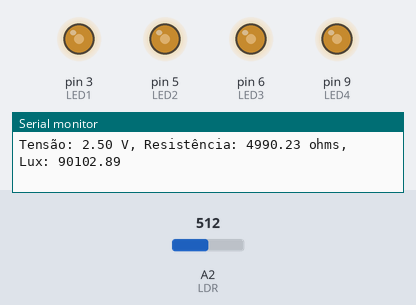
This sketch was run on a simulated Arduino Uno, built with avr-gcc and run on an emulated ATmega328P. Parts: output pins drawn as LEDs (lit = HIGH), the last lines printed to the serial monitor. The inputs (shaded band) are chosen by the test bench; at power-on: A2 (LDR) = 512.

Above: at 1.2 s.
1.3 s: A2 (LDR) set to 24
At 2.7 s:
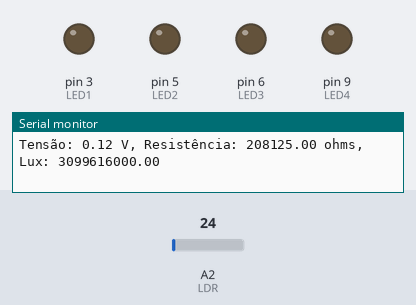
3.0 s: A2 (LDR) set to 19
5.4 s: A2 (LDR) set to 210
At 5.8 s:
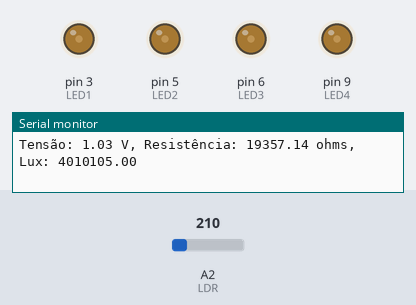
6.9 s: A2 (LDR) set to 610
At 8.1 s:
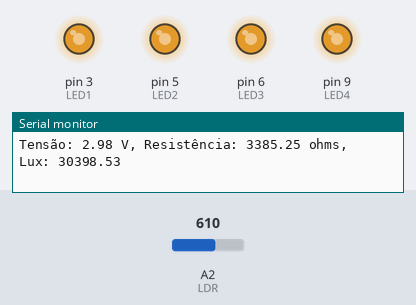
8.5 s: A2 (LDR) set to 810
At 10.1 s:
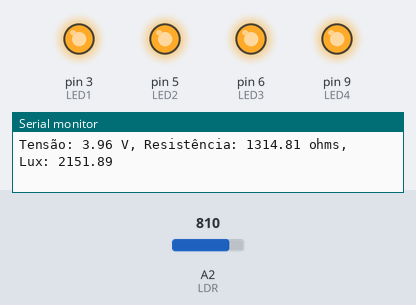
10.5 s: A2 (LDR) set to 790
At 12.1 s:
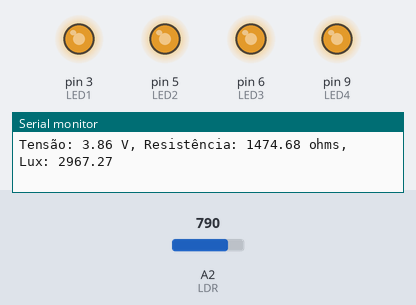
Timing chart, 0 to 13.4 s (numbered marks = the images above; inputs shaded):
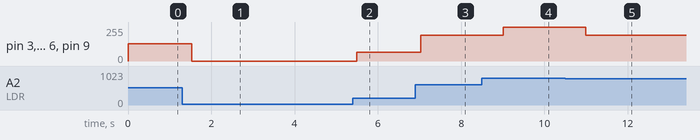

Measured:
- after the input at 1.3 s, pin 3 (LED1), pin 5 (LED2), pin 6 (LED3), pin 9 (LED4): 128/255 → 0/255 after 0.23 s
- after the input at 5.4 s, pin 3 (LED1), pin 5 (LED2), pin 6 (LED3), pin 9 (LED4): 0/255 → 64/255 after 0.10 s
- after the input at 6.9 s, pin 3 (LED1), pin 5 (LED2), pin 6 (LED3), pin 9 (LED4): 64/255 → 192/255 after 0.13 s
- after the input at 8.5 s, pin 3 (LED1), pin 5 (LED2), pin 6 (LED3), pin 9 (LED4): 192/255 → 255/255 after 0.51 s
- after the input at 10.5 s, pin 3 (LED1), pin 5 (LED2), pin 6 (LED3), pin 9 (LED4): 255/255 → 192/255 after 0.49 s

The sketch:

sketch_sistem_A_multitasking.ino
```cpp
#include <Arduino_FreeRTOS.h>

// Definição dos pinos
#define LDR A2
#define LED1 3
#define LED2 5
#define LED3 6
#define LED4 9
#define FIXED_RESISTOR 5000 // Resistor fixo de 5kΩ
#define SUPPLY_VOLTAGE 5.0   // Tensão de alimentação

// Variáveis globais
float voltage = 0;
float resistance = 0;
float lux = 0;
int LDRStatus = 0;

// Protótipos das tarefas
void TaskReadSensor(void *pvParameters);
void TaskUpdateLEDs(void *pvParameters);

void setup() {
  // Configuração dos pinos como saída
  pinMode(LED1, OUTPUT);
  pinMode(LED2, OUTPUT);
  pinMode(LED3, OUTPUT);
  pinMode(LED4, OUTPUT);

  Serial.begin(9600); // Inicialização da comunicação série

  // Criação das tarefas FreeRTOS
  xTaskCreate(TaskReadSensor, "ReadSensor", 128, NULL, 2, NULL);
  xTaskCreate(TaskUpdateLEDs, "UpdateLEDs", 128, NULL, 1, NULL);

  // Inicia o agendador do FreeRTOS
  vTaskStartScheduler();
}

void loop() {
  // O loop principal é gerido pelo FreeRTOS
}

// Tarefa para ler o sensor LDR
void TaskReadSensor(void *pvParameters) {
  (void) pvParameters;

  for (;;) {
    // Leitura do valor do LDR
    LDRStatus = analogRead(LDR);

    // Converter o valor do ADC para tensão
    voltage = LDRStatus * (SUPPLY_VOLTAGE / 1023.0);

    // Calcular a resistência do LDR
    resistance = (SUPPLY_VOLTAGE - voltage) * FIXED_RESISTOR / voltage;

    // Estimar a luminosidade em lux (constantes A e B são específicas do LDR)
    const float A = 1000; // Constante de exemplo (substituir por valores do datasheet)
    const float B = 2.8; // Constante de exemplo (substituir por valores do datasheet)
    lux = A * pow((resistance / 1000.0), B);

    // Imprimir os resultados
    Serial.print("Tensão: ");
    Serial.print(voltage);
    Serial.print(" V, Resistência: ");
    Serial.print(resistance);
    Serial.print(" ohms, Lux: ");
    Serial.println(lux);

    vTaskDelay(pdMS_TO_TICKS(500)); // Aguarda 500ms
  }
}

// Tarefa para atualizar os LEDs com base no valor do LDR
void TaskUpdateLEDs(void *pvParameters) {
  (void) pvParameters;

  for (;;) {
    // Controlar o brilho dos LEDs
    if (LDRStatus < 200) {
      analogWrite(LED1, 0); // Brilho nulo (0%)
      analogWrite(LED2, 0);
      analogWrite(LED3, 0);
      analogWrite(LED4, 0);
    } else if (LDRStatus >= 200 && LDRStatus < 400) {
      analogWrite(LED1, 64); // Brilho baixo (25%)
      analogWrite(LED2, 64);
      analogWrite(LED3, 64);
      analogWrite(LED4, 64);
    } else if (LDRStatus >= 400 && LDRStatus < 600) {
      analogWrite(LED1, 128); // Brilho médio (50%)
      analogWrite(LED2, 128);
      analogWrite(LED3, 128);
      analogWrite(LED4, 128);
    } else if (LDRStatus >= 600 && LDRStatus < 800) {
      analogWrite(LED1, 192); // Brilho alto (75%)
      analogWrite(LED2, 192);
      analogWrite(LED3, 192);
      analogWrite(LED4, 192);
    } else if (LDRStatus >= 800) {
      analogWrite(LED1, 255); // Brilho máximo (100%)
      analogWrite(LED2, 255);
      analogWrite(LED3, 255);
      analogWrite(LED4, 255);
    }

    vTaskDelay(pdMS_TO_TICKS(100)); // Aguarda 100ms
  }
}
```
